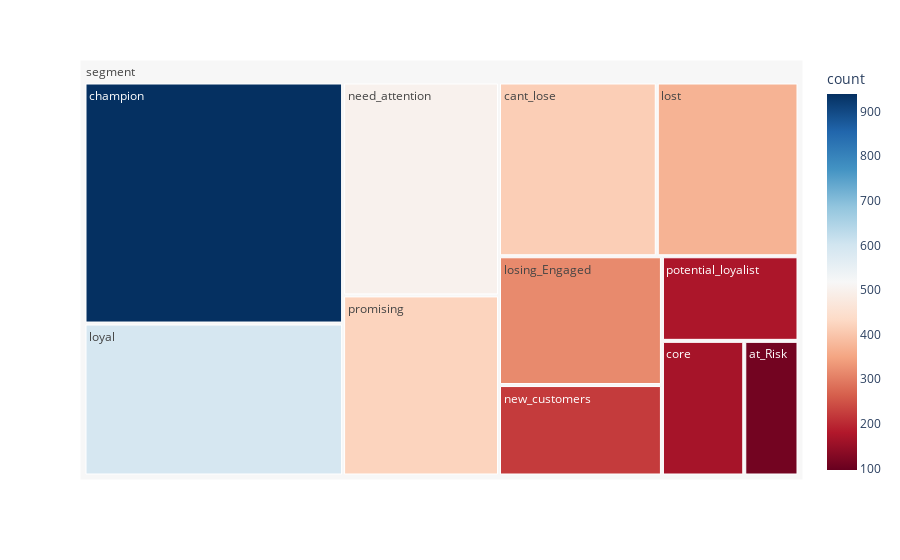

The notebook cell saved with this chart:
### Code cell
# Gerando Treemap
segments_count = rfm.groupby('segment').size().reset_index(name='count')

fig = px.treemap(segments_count, 
                 path=[px.Constant("segment"), 'segment'], 
                 values='count',
                 color='count', 
                 hover_data=['count'], 
                 color_continuous_scale='RdBu',
                 color_continuous_midpoint=np.average(segments_count['count'], weights=segments_count['count']))

fig.show()

### Figure 1 — Plotly figure (JSON) as saved in the notebook; plotly's stock layout.template omitted (floating-point values rounded to 4 significant figures)
{"data": [{"branchvalues": "total", "customdata": [[110, 110], [413, 413], [939, 939], [167, 167], [316, 316], [371, 371], [592, 592], [500, 500], [222, 222], [174, 174], [423, 423], [517.8, 517.8]], "domain": {"x": [0, 1], "y": [0, 1]}, "hovertemplate": "labels=%{label}<br>count_sum=%{value}<br>parent=%{parent}<br>id=%{id}<br>count=%{color}<extra></extra>", "ids": ["segment/at_Risk", "segment/cant_lose", "segment/champion", "segment/core", "segment/losing_Engaged", "segment/lost", "segment/loyal", "segment/need_attention", "segment/new_customers", "segment/potential_loyalist", "segment/promising", "segment"], "labels": ["at_Risk", "cant_lose", "champion", "core", "losing_Engaged", "lost", "loyal", "need_attention", "new_customers", "potential_loyalist", "promising", "segment"], "marker": {"coloraxis": "coloraxis", "colors": [110, 413, 939, 167, 316, 371, 592, 500, 222, 174, 423, 517.8]}, "name": "", "parents": ["segment", "segment", "segment", "segment", "segment", "segment", "segment", "segment", "segment", "segment", "segment", ""], "type": "treemap", "values": [110, 413, 939, 167, 316, 371, 592, 500, 222, 174, 423, 4227]}], "layout": {"coloraxis": {"cmid": 517.8, "colorbar": {"title": {"text": "count"}}, "colorscale": [[0, "rgb(103,0,31)"], [0.1, "rgb(178,24,43)"], [0.2, "rgb(214,96,77)"], [0.3, "rgb(244,165,130)"], [0.4, "rgb(253,219,199)"], [0.5, "rgb(247,247,247)"], [0.6, "rgb(209,229,240)"], [0.7, "rgb(146,197,222)"], [0.8, "rgb(67,147,195)"], [0.9, "rgb(33,102,172)"], [1, "rgb(5,48,97)"]]}, "legend": {"tracegroupgap": 0}, "margin": {"t": 60}}}
